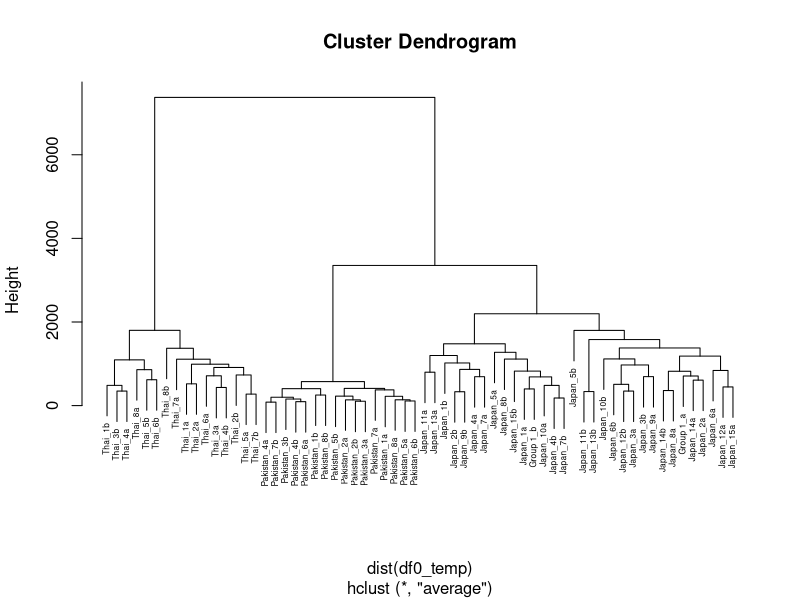
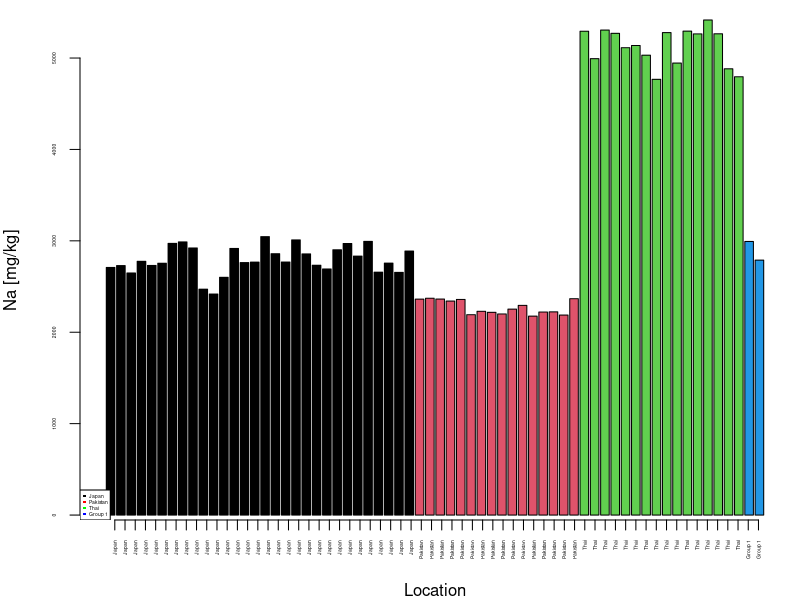
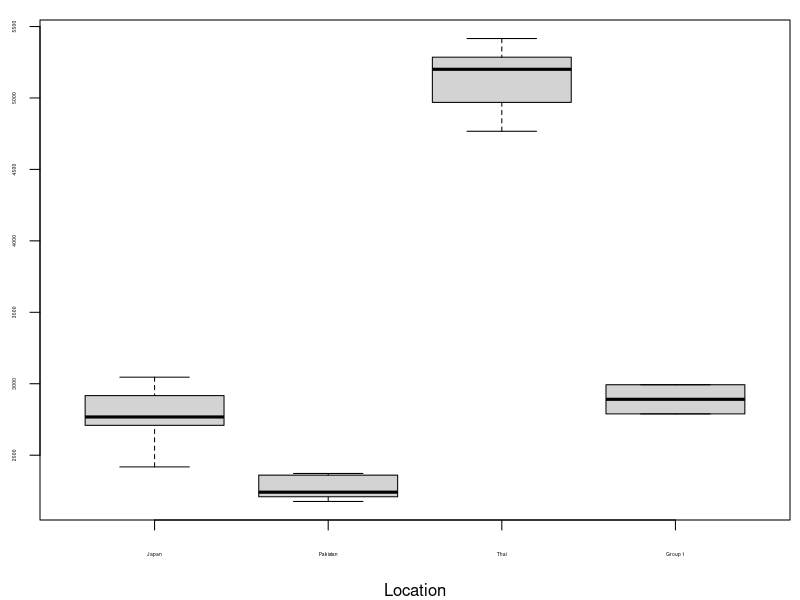
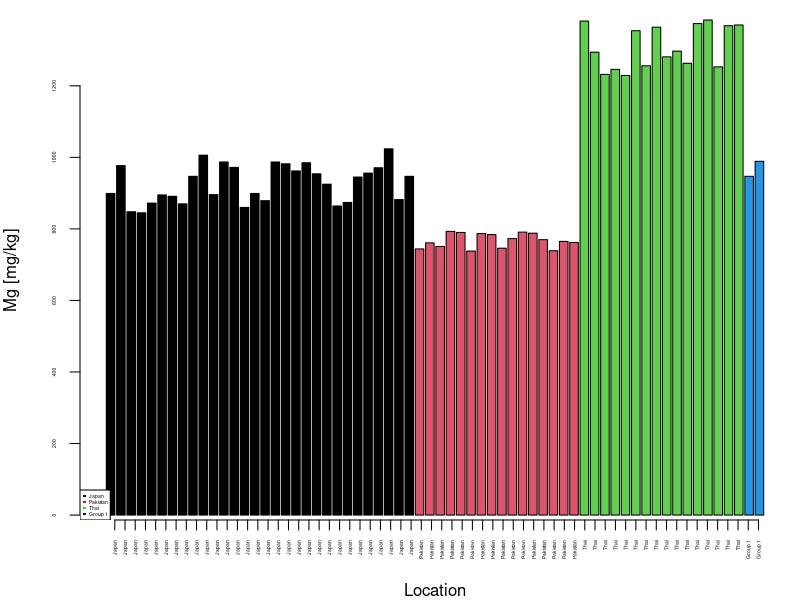
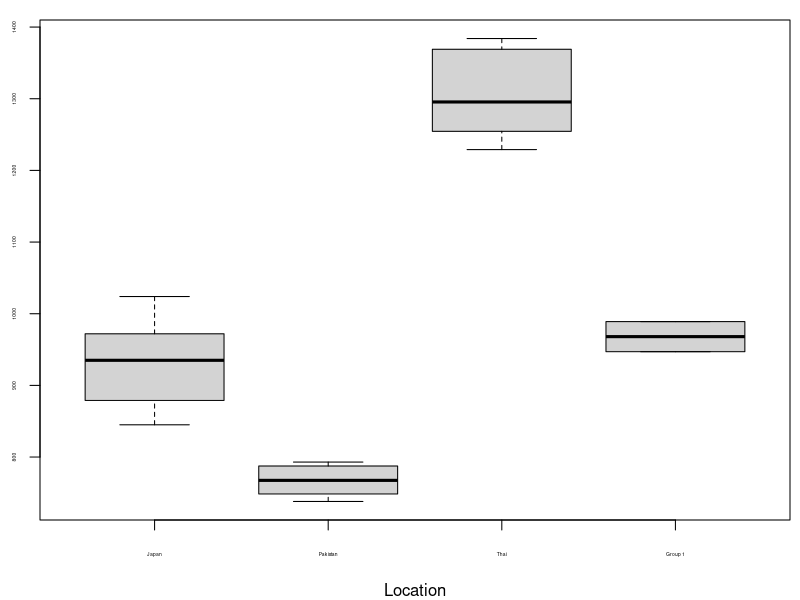
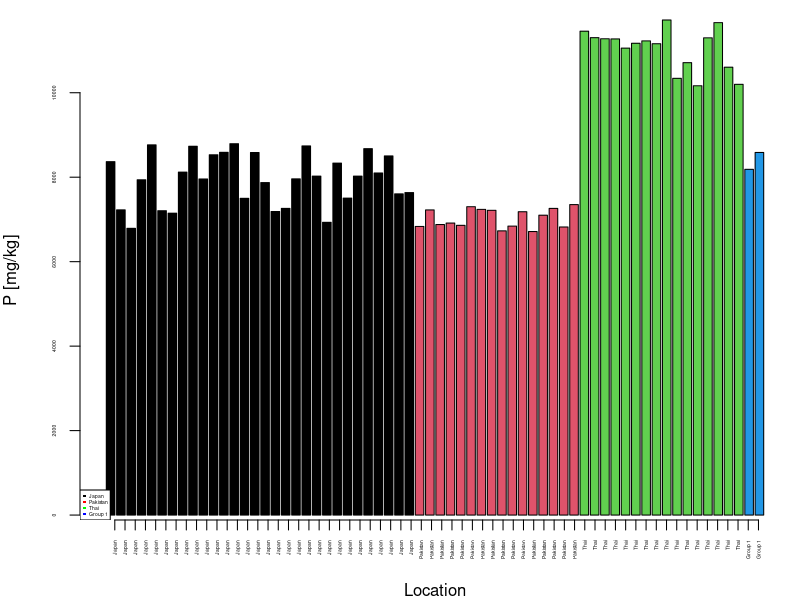
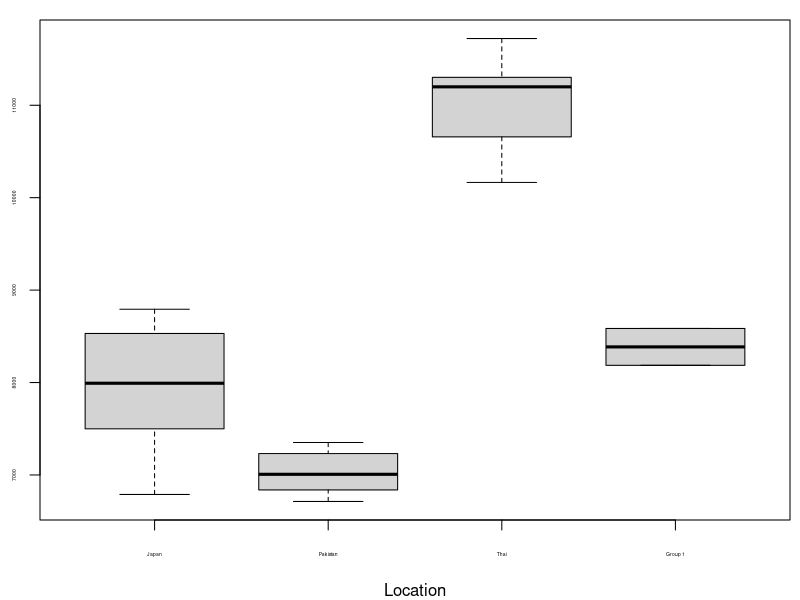
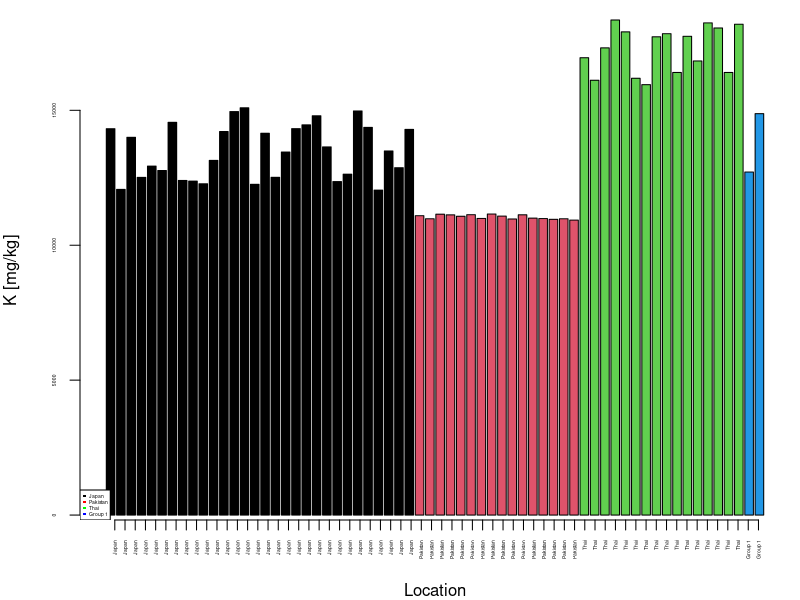

Recreate these plots in R, in order.
#########################
# Author: Demus Matheus Huang (Group 1)
# Course: IEA514 - Applied Environmental Forensics
# Assignment: Group Project - Data Analysis
# Date created: 2023-06-20
#########################

#### Preparation ####

# Import the data
library(readxl)
df0 <- read_excel("data/IEA514_Group 1.xlsx")
View(df0)

# Looking at the data
head(df0)
dim(df0)
summary(df0)

# Column adjustment
df0$new <- c(rep('Japan',30), rep('Pakistan', 16), rep('Thai', 16), 
            rep ('Group 1', 2)) # add new column
df <- df0[,c(1, 16, 2:15)]
colnames(df)[2] ="Sample" # rename new column
df <- df[, -1] # delete first column
View(df)



#### Exploratory plots ####

# Names for the x labels
samples <- c(rep('Japan',30), rep('Pakistan', 16), rep('Thai', 16), 
             rep ('Group 1', 2))

# Change the column sample from being a character to a factor

df$Sample <- as.factor(df$Sample)

# Change Sample levels

df$Sample <- factor(df$Sample, levels = c('Japan', 'Pakistan', 'Thai', 'Group 1'))


#### Na ####
# Bar plot
jpeg('figs/barplot_Na.jpeg', res = 300, units = 'cm', height = 8, width = 8)
par(mar = c(4,4,1,0.5))
barplot(df$Na_mg.kg, xaxt = 'n', cex.axis = 0.3, 
        xlab = 'Location', 
        ylab = 'Na [mg/kg]',
        col = as.factor(df$Sample),
        width = c(0.84, 0.84, 0.84, 0.84))
axis(1, at = 1:nrow(df), labels = samples, las = 2, cex.axis = 0.3)
legend('bottomleft', c('Japan','Pakistan','Thai','Group 1'), 
       pch = c(15,15,15,15),
       col = c('black','red','green','blue'), cex = 0.3)
dev.off()


# Boxplots
jpeg('figs/boxplot_Na.jpeg', res = 300, units = 'cm', height = 8, width = 8)
par(mar = c(4,2,1,0.5)) 
plot(df$Sample, df$Na_mg.kg, xlab = 'Location', ylab = '', cex.axis = 0.3)
dev.off()



#### Mg ####
# Bar plot
jpeg('figs/barplot_Mg.jpeg', res = 300, units = 'cm', height = 8, width = 8)
par(mar = c(4,4,1,0.5))
barplot(df$Mg_mg.kg, xaxt = 'n', cex.axis = 0.3, 
        xlab = 'Location', 
        ylab = 'Mg [mg/kg]',
        col = as.factor(df$Sample),
        width = c(0.84, 0.84, 0.84, 0.84))
axis(1, at = 1:nrow(df), labels = samples, las = 2, cex.axis = 0.3)
legend('bottomleft', c('Japan','Pakistan','Thai','Group 1'), 
       pch = c(15,15,15,15),
       col = c('black','red','green','blue'), cex = 0.3)
dev.off()


# Boxplots
jpeg('figs/boxplot_Mg.jpeg', res = 300, units = 'cm', height = 8, width = 8)
par(mar = c(4,2,1,0.5)) 
plot(df$Sample, df$Mg_mg.kg, xlab = 'Location', ylab = '', cex.axis = 0.3)
dev.off()



#### P ####
# Bar plot
jpeg('figs/barplot_P.jpeg', res = 300, units = 'cm', height = 8, width = 8)
par(mar = c(4,4,1,0.5))
barplot(df$P_mg.kg, xaxt = 'n', cex.axis = 0.3, 
        xlab = 'Location', 
        ylab = 'P [mg/kg]',
        col = as.factor(df$Sample),
        width = c(0.84, 0.84, 0.84, 0.84))
axis(1, at = 1:nrow(df), labels = samples, las = 2, cex.axis = 0.3)
legend('bottomleft', c('Japan','Pakistan','Thai','Group 1'), 
       pch = c(15,15,15,15),
       col = c('black','red','green','blue'), cex = 0.3)
dev.off()


# Boxplots
jpeg('figs/boxplot_P.jpeg', res = 300, units = 'cm', height = 8, width = 8)
par(mar = c(4,2,1,0.5)) 
plot(df$Sample, df$P_mg.kg, xlab = 'Location', ylab = '', cex.axis = 0.3)
dev.off()



#### K ####
# Bar plot
jpeg('figs/barplot_K.jpeg', res = 300, units = 'cm', height = 8, width = 8)
par(mar = c(4,4,1,0.5))
barplot(df$K_mg.kg, xaxt = 'n', cex.axis = 0.3, 
        xlab = 'Location', 
        ylab = 'K [mg/kg]',
        col = as.factor(df$Sample),
        width = c(0.84, 0.84, 0.84, 0.84))
axis(1, at = 1:nrow(df), labels = samples, las = 2, cex.axis = 0.3)
legend('bottomleft', c('Japan','Pakistan','Thai','Group 1'), 
       pch = c(15,15,15,15),
       col = c('black','red','green','blue'), cex = 0.3)
dev.off()


# Boxplots
jpeg('figs/boxplot_K.jpeg', res = 300, units = 'cm', height = 8, width = 8)
par(mar = c(4,2,1,0.5)) 
plot(df$Sample, df$K_mg.kg, xlab = 'Location', ylab = '', cex.axis = 0.3)
dev.off()



#### Ca ####
# Bar plot
jpeg('figs/barplot_Ca.jpeg', res = 300, units = 'cm', height = 8, width = 8)
par(mar = c(4,4,1,0.5))
barplot(df$Ca_mg.kg, xaxt = 'n', cex.axis = 0.3, 
        xlab = 'Location', 
        ylab = 'Ca [mg/kg]',
        col = as.factor(df$Sample),
        width = c(0.84, 0.84, 0.84, 0.84))
axis(1, at = 1:nrow(df), labels = samples, las = 2, cex.axis = 0.3)
legend('bottomleft', c('Japan','Pakistan','Thai','Group 1'), 
       pch = c(15,15,15,15),
       col = c('black','red','green','blue'), cex = 0.3)
dev.off()


# Boxplots
jpeg('figs/boxplot_Ca.jpeg', res = 300, units = 'cm', height = 8, width = 8)
par(mar = c(4,2,1,0.5)) 
plot(df$Sample, df$Ca_mg.kg, xlab = 'Location', ylab = '', cex.axis = 0.3)
dev.off()



#### Fe ####
# Bar plot
jpeg('figs/barplot_Fe.jpeg', res = 300, units = 'cm', height = 8, width = 8)
par(mar = c(4,4,1,0.5))
barplot(df$Fe_mg.kg, xaxt = 'n', cex.axis = 0.3, 
        xlab = 'Location', 
        ylab = 'Fe [mg/kg]',
        col = as.factor(df$Sample),
        width = c(0.84, 0.84, 0.84, 0.84))
axis(1, at = 1:nrow(df), labels = samples, las = 2, cex.axis = 0.3)
legend('topleft', c('Japan','Pakistan','Thai','Group 1'), 
       pch = c(15,15,15,15),
       col = c('black','red','green','blue'), cex = 0.3)
dev.off()


# Boxplots
jpeg('figs/boxplot_Fe.jpeg', res = 300, units = 'cm', height = 8, width = 8)
par(mar = c(4,2,1,0.5)) 
plot(df$Sample, df$Fe_mg.kg, xlab = 'Location', ylab = '', cex.axis = 0.3)
dev.off()



#### Co ####
# Bar plot
jpeg('figs/barplot_Co.jpeg', res = 300, units = 'cm', height = 8, width = 8)
par(mar = c(4,4,1,0.5))
barplot(df$Co_mg.kg, xaxt = 'n', cex.axis = 0.3, 
        xlab = 'Location', 
        ylab = 'Co [mg/kg]',
        col = as.factor(df$Sample),
        width = c(0.84, 0.84, 0.84, 0.84))
axis(1, at = 1:nrow(df), labels = samples, las = 2, cex.axis = 0.3)
legend('topleft', c('Japan','Pakistan','Thai','Group 1'), 
       pch = c(15,15,15,15),
       col = c('black','red','green','blue'), cex = 0.3)
dev.off()


# Boxplots
jpeg('figs/boxplot_Co.jpeg', res = 300, units = 'cm', height = 8, width = 8)
par(mar = c(4,2,1,0.5)) 
plot(df$Sample, df$Co_mg.kg, xlab = 'Location', ylab = '', cex.axis = 0.3)
dev.off()



#### Cu ####
# Bar plot
jpeg('figs/barplot_Cu.jpeg', res = 300, units = 'cm', height = 8, width = 8)
par(mar = c(4,4,1,0.5))
barplot(df$Cu_mg.kg, xaxt = 'n', cex.axis = 0.3, 
        xlab = 'Location', 
        ylab = 'Cu [mg/kg]',
        col = as.factor(df$Sample),
        width = c(0.84, 0.84, 0.84, 0.84))
axis(1, at = 1:nrow(df), labels = samples, las = 2, cex.axis = 0.3)
legend('topleft', c('Japan','Pakistan','Thai','Group 1'), 
       pch = c(15,15,15,15),
       col = c('black','red','green','blue'), cex = 0.3)
dev.off()


# Boxplots
jpeg('figs/boxplot_Cu.jpeg', res = 300, units = 'cm', height = 8, width = 8)
par(mar = c(4,2,1,0.5)) 
plot(df$Sample, df$Cu_mg.kg, xlab = 'Location', ylab = '', cex.axis = 0.3)
dev.off()



#### Zn ####
# Bar plot
jpeg('figs/barplot_Zn.jpeg', res = 300, units = 'cm', height = 8, width = 8)
par(mar = c(4,4,1,0.5))
barplot(df$Zn_mg.kg, xaxt = 'n', cex.axis = 0.3, 
        xlab = 'Location', 
        ylab = 'Zn [mg/kg]',
        col = as.factor(df$Sample),
        width = c(0.84, 0.84, 0.84, 0.84))
axis(1, at = 1:nrow(df), labels = samples, las = 2, cex.axis = 0.3)
legend('topleft', c('Japan','Pakistan','Thai','Group 1'), 
       pch = c(15,15,15,15),
       col = c('black','red','green','blue'), cex = 0.3)
dev.off()


# Boxplots
jpeg('figs/boxplot_Zn.jpeg', res = 300, units = 'cm', height = 8, width = 8)
par(mar = c(4,2,1,0.5)) 
plot(df$Sample, df$Zn_mg.kg, xlab = 'Location', ylab = '', cex.axis = 0.3)
dev.off()



#### Rb ####
# Bar plot
jpeg('figs/barplot_Rb.jpeg', res = 300, units = 'cm', height = 8, width = 8)
par(mar = c(4,4,1,0.5))
barplot(df$Rb_mg.kg, xaxt = 'n', cex.axis = 0.3, 
        xlab = 'Location', 
        ylab = 'Rb [mg/kg]',
        col = as.factor(df$Sample),
        width = c(0.84, 0.84, 0.84, 0.84))
axis(1, at = 1:nrow(df), labels = samples, las = 2, cex.axis = 0.3)
legend('topleft', c('Japan','Pakistan','Thai','Group 1'), 
       pch = c(15,15,15,15),
       col = c('black','red','green','blue'), cex = 0.3)
dev.off()


# Boxplots
jpeg('figs/boxplot_Rb.jpeg', res = 300, units = 'cm', height = 8, width = 8)
par(mar = c(4,2,1,0.5)) 
plot(df$Sample, df$Rb_mg.kg, xlab = 'Location', ylab = '', cex.axis = 0.3)
dev.off()



#### Sr ####
# Bar plot
jpeg('figs/barplot_Sr.jpeg', res = 300, units = 'cm', height = 8, width = 8)
par(mar = c(4,4,1,0.5))
barplot(df$Sr_mg.kg, xaxt = 'n', cex.axis = 0.3, 
        xlab = 'Location', 
        ylab = 'Sr [mg/kg]',
        col = as.factor(df$Sample),
        width = c(0.84, 0.84, 0.84, 0.84))
axis(1, at = 1:nrow(df), labels = samples, las = 2, cex.axis = 0.3)
legend('bottomleft', c('Japan','Pakistan','Thai','Group 1'), 
       pch = c(15,15,15,15),
       col = c('black','red','green','blue'), cex = 0.3)
dev.off()


# Boxplots
jpeg('figs/boxplot_Sr.jpeg', res = 300, units = 'cm', height = 8, width = 8)
par(mar = c(4,2,1,0.5)) 
plot(df$Sample, df$Sr_mg.kg, xlab = 'Location', ylab = '', cex.axis = 0.3)
dev.off()



#### Ba ####
# Bar plot
jpeg('figs/barplot_Ba.jpeg', res = 300, units = 'cm', height = 8, width = 8)
par(mar = c(4,4,1,0.5))
barplot(df$Ba_mg.kg, xaxt = 'n', cex.axis = 0.3, 
        xlab = 'Location', 
        ylab = 'Ba [mg/kg]',
        col = as.factor(df$Sample),
        width = c(0.84, 0.84, 0.84, 0.84))
axis(1, at = 1:nrow(df), labels = samples, las = 2, cex.axis = 0.3)
legend('bottomleft', c('Japan','Pakistan','Thai','Group 1'), 
       pch = c(15,15,15,15),
       col = c('black','red','green','blue'), cex = 0.3)
dev.off()


# Boxplots
jpeg('figs/boxplot_Ba.jpeg', res = 300, units = 'cm', height = 8, width = 8)
par(mar = c(4,2,1,0.5)) 
plot(df$Sample, df$Ba_mg.kg, xlab = 'Location', ylab = '', cex.axis = 0.3)
dev.off()




#### Pb ####
# Bar plot
jpeg('figs/barplot_Pb.jpeg', res = 300, units = 'cm', height = 8, width = 8)
par(mar = c(4,4,1,0.5))
barplot(df$Ba_mg.kg, xaxt = 'n', cex.axis = 0.3, 
        xlab = 'Location', 
        ylab = 'Pb [mg/kg]',
        col = as.factor(df$Sample),
        width = c(0.84, 0.84, 0.84, 0.84))
axis(1, at = 1:nrow(df), labels = samples, las = 2, cex.axis = 0.3)
legend('bottomleft', c('Japan','Pakistan','Thai','Group 1'), 
       pch = c(15,15,15,15),
       col = c('black','red','green','blue'), cex = 0.3)
dev.off()


# Boxplots
jpeg('figs/boxplot_Pb.jpeg', res = 300, units = 'cm', height = 8, width = 8)
par(mar = c(4,2,1,0.5)) 
plot(df$Sample, df$Pb_mg.kg, xlab = 'Location', ylab = '', cex.axis = 0.3)
dev.off()



#### U ####
# Bar plot
jpeg('figs/barplot_U.jpeg', res = 300, units = 'cm', height = 8, width = 8)
par(mar = c(4,4,1,0.5))
barplot(df$U_mg.kg, xaxt = 'n', cex.axis = 0.3, 
        xlab = 'Location', 
        ylab = 'U [mg/kg]',
        col = as.factor(df$Sample),
        width = c(0.84, 0.84, 0.84, 0.84))
axis(1, at = 1:nrow(df), labels = samples, las = 2, cex.axis = 0.3)
legend('topleft', c('Japan','Pakistan','Thai','Group 1'), 
       pch = c(15,15,15,15),
       col = c('black','red','green','blue'), cex = 0.3)
dev.off()


# Boxplots
jpeg('figs/boxplot_U.jpeg', res = 300, units = 'cm', height = 8, width = 8)
par(mar = c(4,2,1,0.5)) 
plot(df$Sample, df$U_mg.kg, xlab = 'Location', ylab = '', cex.axis = 0.3)
dev.off()



#### ANOVA for Na ####
df_aov_Na <- df[,c(1,2)]
result_Na <- aov(Na_mg.kg ~ Sample, data = df_aov_Na)
summary(result_Na)

#### ANOVA for Mg ####
df_aov_Mg <- df[,c(1,3)]
result_Mg <- aov(Mg_mg.kg ~ Sample, data = df_aov_Mg)
summary(result_Mg)

#### ANOVA for P ####
df_aov_P <- df[,c(1,4)]
result_P <- aov(P_mg.kg ~ Sample, data = df_aov_P)
summary(result_P)

#### ANOVA for K ####
df_aov_K <- df[,c(1,5)]
result_K <- aov(K_mg.kg ~ Sample, data = df_aov_K)
summary(result_K)

#### ANOVA for Ca ####
df_aov_Ca <- df[,c(1,6)]
result_Ca <- aov(Ca_mg.kg ~ Sample, data = df_aov_Ca)
summary(result_Ca)

#### ANOVA for Fe ####
df_aov_Fe <- df[,c(1,7)]
result_Fe <- aov(Fe_mg.kg ~ Sample, data = df_aov_Fe)
summary(result_Fe)

#### ANOVA for Co ####
df_aov_Co <- df[,c(1,8)]
result_Co <- aov(Co_mg.kg ~ Sample, data = df_aov_Co)
summary(result_Co)

#### ANOVA for Cu ####
df_aov_Cu <- df[,c(1,9)]
result_Cu <- aov(Cu_mg.kg ~ Sample, data = df_aov_Cu)
summary(result_Cu)

#### ANOVA for Zn ####
df_aov_Zn <- df[,c(1,10)]
result_Zn <- aov(Zn_mg.kg ~ Sample, data = df_aov_Zn)
summary(result_Zn)

#### ANOVA for Rb ####
df_aov_Rb <- df[,c(1,11)]
result_Rb <- aov(Rb_mg.kg ~ Sample, data = df_aov_Rb)
summary(result_Rb)

#### ANOVA for Sr ####
df_aov_Sr <- df[,c(1,12)]
result_Sr <- aov(Sr_mg.kg ~ Sample, data = df_aov_Sr)
summary(result_Sr)

#### ANOVA for Ba ####
df_aov_Ba <- df[,c(1,13)]
result_Ba <- aov(Ba_mg.kg ~ Sample, data = df_aov_Ba)
summary(result_Ba)

#### ANOVA for Pb ####
df_aov_Pb <- df[,c(1,14)]
result_Pb <- aov(Pb_mg.kg ~ Sample, data = df_aov_Pb)
summary(result_Pb)

#### ANOVA for U ####
df_aov_U <- df[,c(1,15)]
result_U <- aov(U_mg.kg ~ Sample, data = df_aov_U)
summary(result_U)



#### Cluster analysis ####
# Prepare the data for cluster analysis
df0_temp <- df0[,-1] # Remove the first column to discard the non-numeric column
df0_temp <- data.matrix(df0_temp) # Change to matrix format for heatmap analysis
row.names(df0_temp) <- paste0(as.character(df0[,1]), 1:nrow(df0)) # Add the locations to the plot

jpeg('figs/heatmap_IEA514_Group_1.jpeg', res = 300, units = 'cm', height = 16, width = 16)
# The margins of the plot: bottom, left, top, right
par(mar = c(2,2,2,2))
heatmap(df0_temp)
dev.off()


## Cluster analysis using the complete method
# Linkage method is complete
jpeg('figs/hc_complete_IEA514_Group_1.jpeg', res = 300, units = 'cm', height = 8, width = 8)
# The margins of the plot: bottom, left, top, right
par(mar = c(2,2,2,2))
hc <- hclust(dist(df0_temp), 
             method = 'complete')
plot(hc, labels = df0$Sample, main = 'Complete', hang = -1, cex = 0.25)
dev.off()


# Linkage method is average
jpeg('figs/hc_average_IEA514_Group_1.jpeg', res = 300, units = 'cm', height = 8, width = 8)
# The margins of the plot: bottom, left, top, right
par(mar = c(2,2,2,2))
hc <- hclust(dist(df0_temp), 
             method = 'average')
plot(hc, labels = df0$Sample, main = 'Average', hang = -1, cex = 0.25)
dev.off()


plot(hc, labels = df0$Sample, cex = 0.5)

#Optional: K-means clustering
#k_means <- kmeans(df_temp, 3, nstart = 20)
#k_means
#table(k_means$cluster, df$Sample)

#### PCA ####
#install.packages('car') # Only one time install
library(car) # load the package

IEA514_Group_1.pca <- prcomp(df[,-1], # Remove the first column
                      center = TRUE, # Center the data, similar to scaling
                      scale. = TRUE) # Need to be scaled because of magnitude diff.

jpeg('figs/biplot_IEA514_Group_1.jpeg', res = 300, units = 'cm', height = 16, width = 16)
# The margins of the plot: bottom, left, top, right
par(mar = c(4,4,1,1))
plot(IEA514_Group_1.pca$x[,1:2], # Plot only the first and second PCs
     pch = 20,        # The marker 
     col = df$Sample, # The color
     xlim = c(-5,10), ylim = c(-5,6)) # The limits of the axes
dataEllipse(IEA514_Group_1.pca$x[,1],  # PC1
            IEA514_Group_1.pca$x[,2],  # PC2
            groups = df$Sample, # Groups
            lwd = 1,            # line width
            group.labels = c('Japan','Pakistan','Thai','Group 1'), 
            plot.points = FALSE, # Do not want to redraw points on top of old points
            levels = 0.5,      # 50% confidence level, similar to what is set in ggbiplot
            add = TRUE,
            fill=TRUE, 
            fill.alpha = 0.02,
            col = c('black','red','green','blue'))

legend('bottomright', c('Japan','Pakistan','Thai','Group 1'), pch = c(20,20,20,20),
       col = c('black','red','green','blue'))
dev.off()

